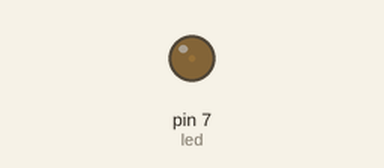
Simulated run of this program. Board: Raspberry Pi (header pin numbers). Shown: output pins drawn as LEDs (lit = HIGH).

Above: at 0.05 s.
At 0.9 s:
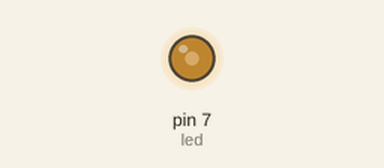
At 1.8 s:
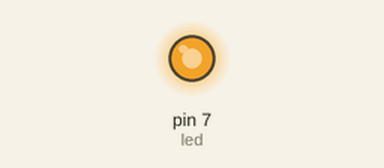
At 3.6 s:
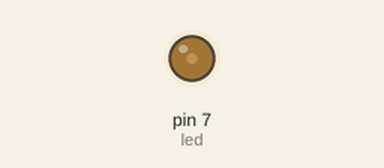
Timing chart, 0 to 5.3 s (numbered marks = the images above):
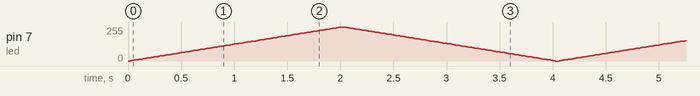

The program:

blinkSlowly.py
```python
import RPi.GPIO as GPIO
import time
GPIO.setmode(GPIO.BOARD)  # choose BCM or BOARD numbering schemes. I use BCM
GPIO.setup(7, GPIO.OUT) # set GPIO 26 as output for led
led= GPIO.PWM(7,100)   # create object led for PWM on port 25 at 100 Hertz
led.start(0)            # start led on 0 percent duty cycle (off)
pause_time = 0.02       # you can change this to slow down/speed up

try:
    while True:
        for i in range(0,101):          # 101 because it stops when it finishes 100
            led.ChangeDutyCycle(i)
            time.sleep(pause_time)
        for i in range(100,-1,-1):      # from 100 to zero in steps of -1
            led.ChangeDutyCycle(i)
            time.sleep(pause_time)

except KeyboardInterrupt:
    led.stop()            # stop the led PWM output
    GPIO.cleanup()        # clean up GPIO on CTRL+C exit
```
